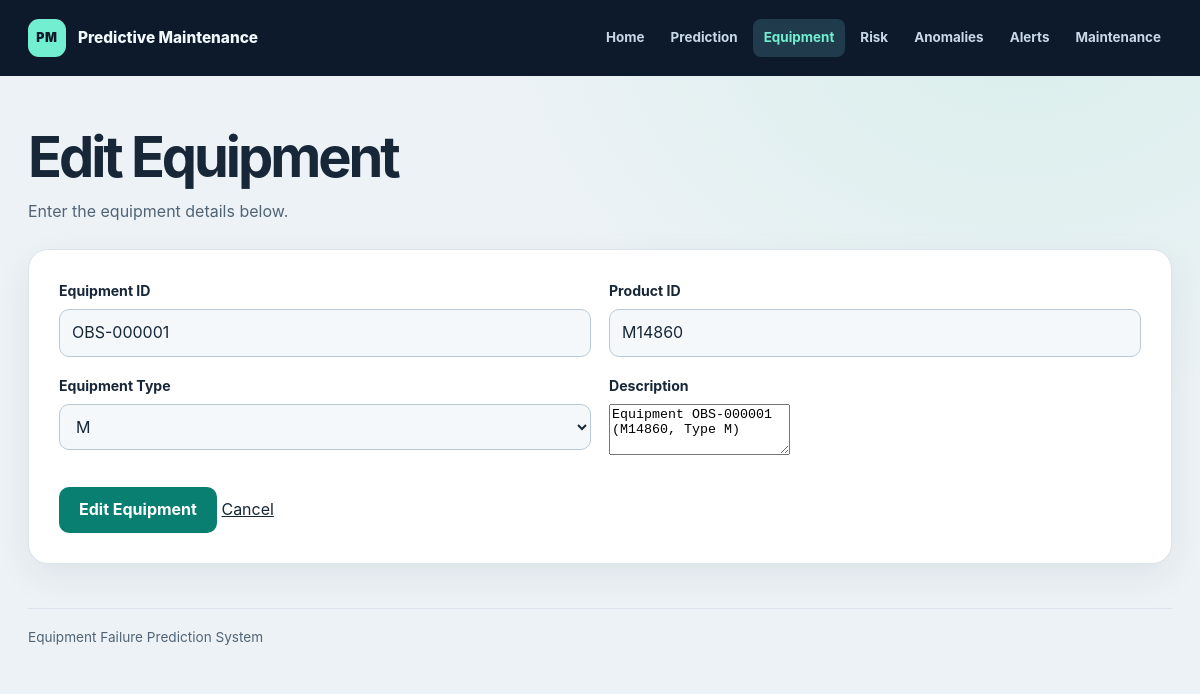
The page /equipment/edit/OBS-000001 on the database as committed earlier.
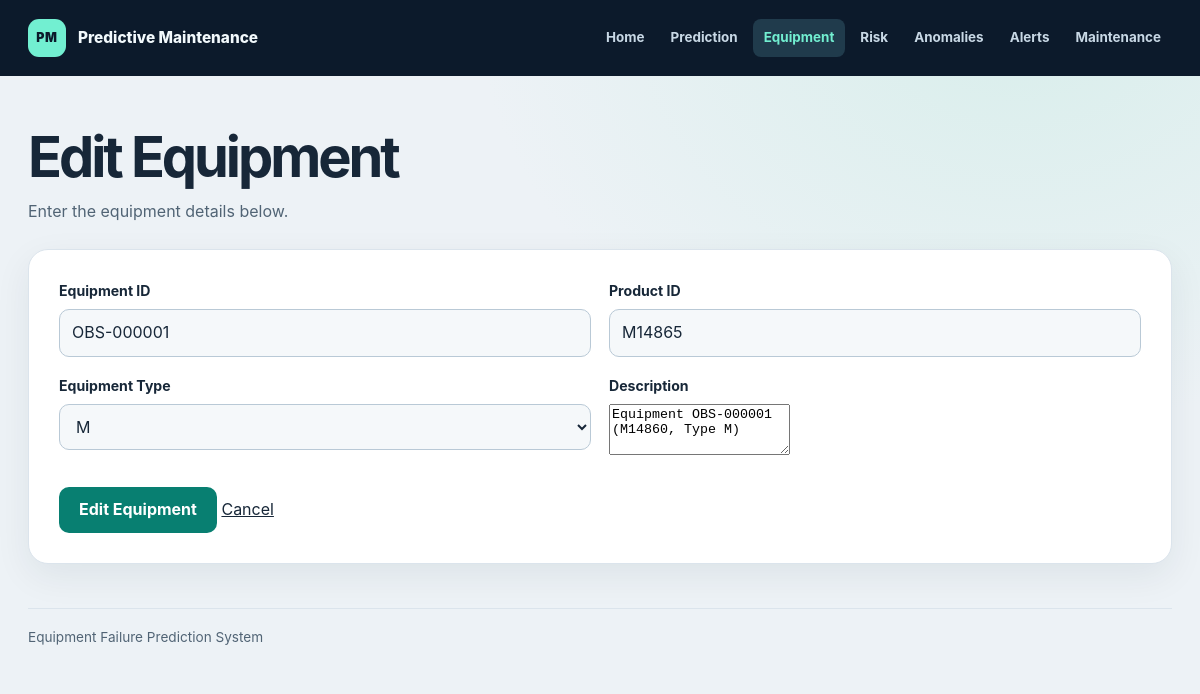
The same page on the database as committed later.
### tables this page shows
CREATE TABLE equipment (
        equipment_id TEXT PRIMARY KEY,
        product_id TEXT,
        equipment_type TEXT CHECK (equipment_type IN ('L', 'M', 'H')),
        description TEXT,
        created_at TEXT DEFAULT CURRENT_TIMESTAMP,
        updated_at TEXT DEFAULT CURRENT_TIMESTAMP
    );

### app.py (the view, shortened to what this page needs)
@app.route("/equipment/edit/<equipment_id>", methods=["GET", "POST"])
def edit_equipment(equipment_id):
    item = get_equipment_by_id(equipment_id)
    if item is None:
        abort(404)
    return render_template(
        "equipment_form.html",
        mode="Edit",
        item=item,
        error=None
    )

### app.py (called while the page is built)
@app.context_processor
def shared_template_data():
    return {"monitoring_pages": MONITORING_PAGES}

### src/database.py (called while the page is built, shortened)
def _load_dotenv_if_present() -> None:
    env_file = PROJECT_DIR / ".env"
    if not env_file.exists():
        return

def is_postgres_configured() -> bool:
    db_url = os.getenv("DATABASE_URL", "").strip()
    return db_url.startswith("postgres://") or db_url.startswith("postgresql://")

def get_database_backend() -> str:
    return "postgresql" if is_postgres_configured() else "sqlite"

def get_sqlite_path() -> Path:
    db_url = os.getenv("DATABASE_URL", "").strip()
    if db_url.startswith("sqlite:///"):
        custom_path = db_url.replace("sqlite:///", "", 1)
        return Path(custom_path)
    return DEFAULT_SQLITE_PATH

def get_connection():
    _load_dotenv_if_present()
    db_url = os.getenv("DATABASE_URL", "").strip()
    sqlite_path = get_sqlite_path()
    sqlite_path.parent.mkdir(parents=True, exist_ok=True)
    conn = sqlite3.connect(str(sqlite_path))
    conn.row_factory = sqlite3.Row
    conn.execute("PRAGMA foreign_keys = ON;")
    return conn

@contextmanager
def managed_connection():
    conn = get_connection()
    backend = get_database_backend()
    try:
        yield conn, backend
        conn.commit()
    except Exception as exc:
        conn.rollback()
        logger.error("Database operation failed (%s): %s", backend, exc)
        raise
    finally:
        try:
            conn.close()
        except Exception:
            pass

def _rows_to_dicts(rows: List[Any]) -> List[Dict[str, Any]]:
    result = []
    for row in rows:
        d = dict(row)
        if "anomalies" in d and isinstance(d["anomalies"], str):
            try:
                d["anomalies"] = json.loads(d["anomalies"])
            except Exception:
                pass
        result.append(d)
    return result

def init_database() -> None:
    with managed_connection() as (conn, backend):
        if backend == "postgresql":
            schema_sql = SCHEMA_SQL_PATH.read_text(encoding="utf-8")
            with conn.cursor() as cur:
                cur.execute(schema_sql)
        else:
            cur = conn.cursor()
            for stmt in SQLITE_SCHEMA_STATEMENTS:
                cur.execute(stmt)

### templates/equipment_form.html (shortened to what this page needs)
{% extends "base.html" %}
{% block content %}
<section class="section">
    <header class="page-heading">
        <h1>{{ mode }} Equipment</h1>
        <p class="muted">Enter the equipment details below.</p>
    </header>
    <form class="card" method="post">
        <div class="fields">
            <div class="field">
                <label for="equipment_id">Equipment ID</label>
                <input
                    id="equipment_id"
                    name="equipment_id"
                    type="text"
                    maxlength="64"
                    value="{{ item.get('equipment_id', '') }}"
                    {% if mode == "Edit" %}readonly{% endif %}
                    required>
            </div>
            <div class="field">
                <label for="product_id">Product ID</label>
                <input
                    id="product_id"
                    name="product_id"
                    type="text"
                    value="{{ item.get('product_id', '') }}">
            </div>
            <div class="field">
                <label for="equipment_type">Equipment Type</label>
                <select id="equipment_type" name="equipment_type" required>
                    {% for kind in ["L", "M", "H"] %}
                    <option value="{{ kind }}"
                        {% if item.get('equipment_type') == kind %}
                            selected
                        {% endif %}>
                        {{ kind }}
                    </option>
                    {% endfor %}
                </select>
            </div>
            <div class="field">
                <label for="description">Description</label>
                <textarea id="description"
                          name="description"
                          rows="3">{{ item.get('description', '') }}</textarea>
            </div>
        </div>
        <button class="button submit" type="submit">
            {{ mode }} Equipment
        </button>
        <a href="{{ url_for('equipment_list') }}">Cancel</a>
    </form>
</section>
{% endblock %}

### templates/base.html (shortened to what this page needs)
<!DOCTYPE html>
<html lang="en">
<head>
    <link rel="stylesheet" href="{{ url_for('static', filename='css/dashboard.css') }}">
</head>
<body>
    <header class="topbar">
        <div class="shell topbar-inner">
            <a class="brand" href="{{ url_for('home') }}">
                <span class="brand-mark" aria-hidden="true">PM</span>
                Predictive Maintenance
            </a>
           <nav aria-label="Main navigation">
    <a href="{{ url_for('home') }}"
       {% if request.endpoint == 'home' %}aria-current="page"{% endif %}>
        Home
    </a>
    <a href="{{ url_for('dashboard') }}"
       {% if request.endpoint == 'dashboard' %}aria-current="page"{% endif %}>
        Prediction
    </a>
    <a href="{{ url_for('equipment_list') }}"
       {% if request.endpoint in ['equipment_list', 'add_equipment', 'edit_equipment', 'equipment_detail'] %}
           aria-current="page"
       {% endif %}>
        Equipment
    </a>
    {% for key, item in monitoring_pages.items() if key != 'history' %}
        <a href="{{ url_for('monitoring_page', page=key) }}"
           {% if page_key == key %}aria-current="page"{% endif %}>
            {{ item.nav }}
        </a>
    {% endfor %}
</nav>
        </div>
    </header>
    <main id="main" class="shell">
        {% block content %}{% endblock %}
    </main>
    <footer class="shell footer">Equipment Failure Prediction System</footer>
</body>
</html>

### static/css/dashboard.css (style rules this page uses)
:root { color-scheme: light; --page: #edf2f6; --surface: #ffffff; --surface-soft: #f5f8fa; --text: #172738; --muted: #516475; --border: #dbe4ec; --navy: #0c1a2b; --navy-light: #15354a; --teal: #087f71; --teal-dark: #05665b; --mint: #72efd1; --danger: #aa253e; --danger-bg: #fff0f3; --success: #087058; --success-bg: #e7f8f0; --radius: 20px; --shadow: 0 12px 36px rgb(21 42 62 / 7%); }
* { box-sizing: border-box; }
body { min-height: 100vh; margin: 0; background: radial-gradient(ellipse at 85% 0%, #d8eeeb 0, transparent 34rem), var(--page); color: var(--text); font: 16px/1.6 Inter, "Segoe UI", sans-serif; }
h1, h2, h3, p { margin-top: 0; }
h1, h2, h3 { line-height: 1.2; }
a { color: inherit; }
.shell { width: min(1240px, calc(100% - 56px)); margin-inline: auto; }
.topbar { background: var(--navy); color: #f2f9fc; }
.topbar-inner { display: flex; align-items: center; justify-content: space-between; min-height: 76px; gap: 20px; padding-block: 12px; }
.brand { display: inline-flex; align-items: center; gap: 12px; flex-shrink: 0; font-size: .96rem; font-weight: 800; text-decoration: none; }
.brand-mark { display: grid; width: 38px; height: 38px; place-items: center; border-radius: 11px; background: var(--mint); color: var(--navy); font-size: .78rem; font-weight: 900; letter-spacing: .06em; }
.topbar nav { display: flex; flex-wrap: wrap; gap: 4px; }
.topbar nav a { padding: 8px 11px; border-radius: 8px; color: #c8d8e5; font-size: .84rem; font-weight: 650; text-decoration: none; }
.topbar nav a[aria-current="page"] { background: #203b4c; color: var(--mint); }
.section { margin-top: clamp(28px, 5vw, 48px); }
.page-heading, .section-heading { margin-bottom: 24px; }
.page-heading h1 { margin-bottom: 8px; font-size: clamp(2rem, 5vw, 3.5rem); letter-spacing: -.055em; }
.muted, dt { color: var(--muted); }
.card { min-width: 0; padding: clamp(20px, 3vw, 30px); border: 1px solid var(--border); border-radius: var(--radius); background: var(--surface); box-shadow: var(--shadow); }
.fields { display: grid; grid-template-columns: repeat(2, minmax(0, 1fr)); gap: 18px; }
.field label { display: block; margin-bottom: 7px; font-size: .88rem; font-weight: 750; }
input, select { width: 100%; min-height: 46px; padding: 10px 12px; border: 1px solid #b9c9d6; border-radius: 10px; background: var(--surface-soft); color: var(--text); font: inherit; }
input::placeholder { color: #667989; }
.button { display: inline-flex; align-items: center; justify-content: center; min-height: 46px; padding: 10px 20px; border: 0; border-radius: 10px; background: var(--teal); color: white; font: inherit; font-weight: 750; text-decoration: none; cursor: pointer; }
.submit { margin-top: 24px; }
.footer { margin-top: 44px; padding: 18px 0; border-top: 1px solid var(--border); color: var(--muted); font-size: .85rem; }

Rows that differ between the two databases and show on the page:
changed equipment "OBS-000001": product_id "M14860" → "M14865"
